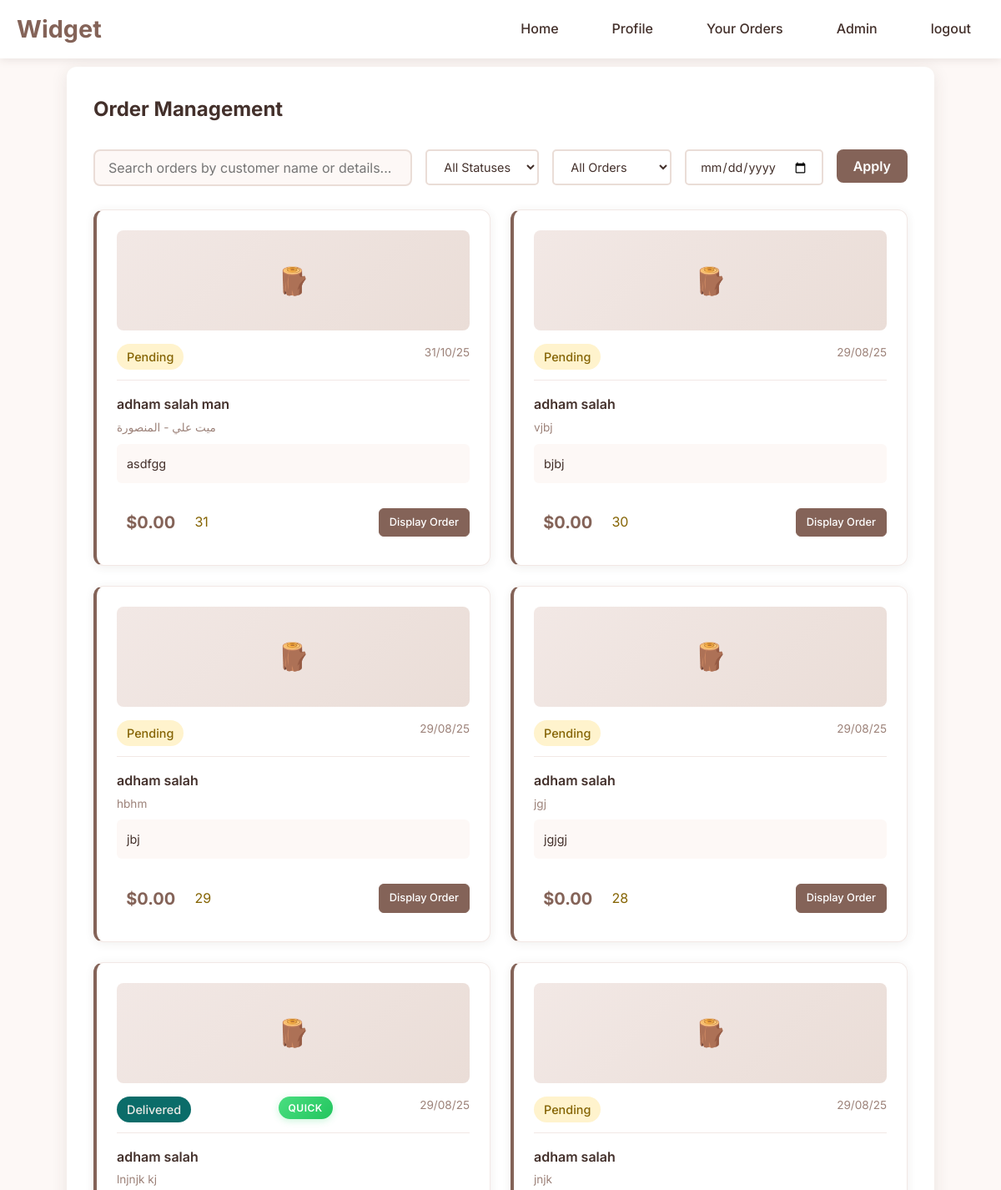
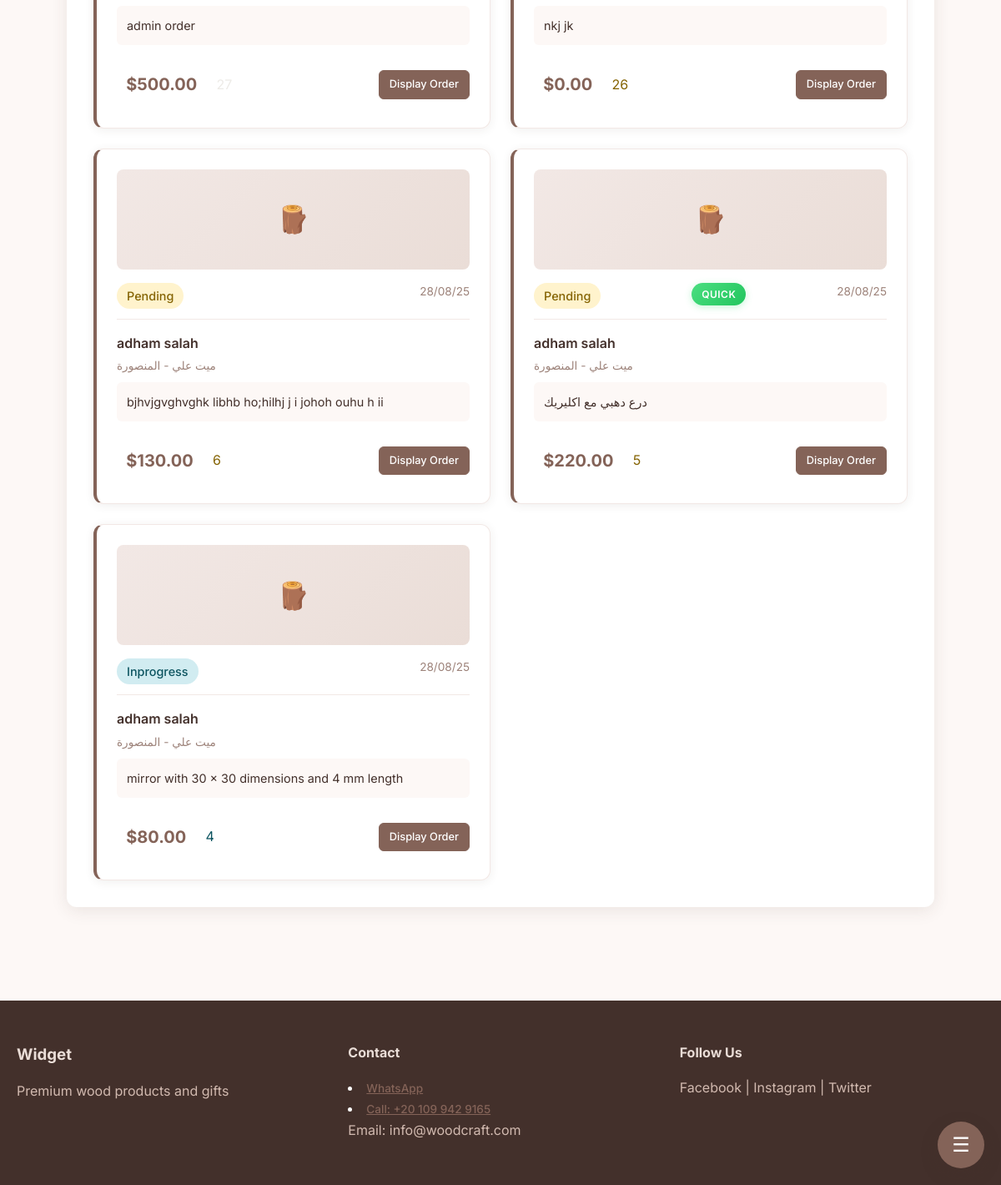
The page /admin-urls/admin-orders/ (signed in) on the database its author committed (2 pictures, top to bottom).
### base/models.py (models this page shows, shortened)
class Order(models.Model):
    STATUS_CHOICES = (
        ('Pending', 'Pending'),
        ('InProgress', 'In Progress'),
        ('Completed', 'Completed'),
        ('Cancelled', 'Cancelled'),
        ('Delivered', 'Delivered'),
    )
    user = models.ForeignKey(User, on_delete=models.CASCADE)
    details = models.TextField()
    image = models.ImageField(upload_to='order_images/', blank=True, null=True)
    full_address = models.CharField(max_length=255, default='', blank=True)
    status = models.CharField(max_length=20, choices=STATUS_CHOICES, default='Pending')
    is_quick = models.BooleanField(default=False)
    price = models.DecimalField(max_digits=10, decimal_places=2, null=True, blank=True, default=0)
    paid = models.DecimalField(max_digits=10, decimal_places=2, default=0)
    deposit = models.IntegerField(null=True, blank=True, default=0)
    due_date = models.DateTimeField(null=True, blank=True)
    created_at = models.DateTimeField(auto_now_add=True)
    updated_at = models.DateTimeField(auto_now=True)
    class Meta:
        ordering = ['-created_at']

class User(AbstractBaseUser, PermissionsMixin):
    full_name = models.CharField(max_length=100, blank=False)
    email = models.EmailField(unique=True)
    phone = PhoneNumberField(region='EG' ,blank=True, null=True)
    is_active = models.BooleanField(default=True)
    is_staff = models.BooleanField(default=False)
    date_joined = models.DateTimeField(auto_now_add=True)
    objects = UserManager()
    USERNAME_FIELD = 'email'
    REQUIRED_FIELDS = ['full_name']

### custom_admin/views.py (the view)
    @login_required
    def _wrapped_view(request, *args, **kwargs):
        if not request.user.is_staff:
            messages.error(request, 'admin access required!!')
            return redirect('home')
        return view_func(request, *args, **kwargs)

### base/services/pagination.py (called while the page is built)
def paginate_queryset(request, queryset, per_page=15, page_param='page'):
    paginator = Paginator(queryset, per_page)
    page = request.GET.get(page_param, 1)
    try:
        page_obj = paginator.page(page)
    except PageNotAnInteger:
        page_obj = paginator.page(1)
    except EmptyPage:
        page_obj = paginator.page(paginator.num_pages)
    params = request.GET.copy()
    if page_param in params:
        params.pop(page_param)
    qs_prefix = urlencode(params, doseq=True)
    if qs_prefix:
        qs_prefix += '&'
    return page_obj, page_obj.object_list, qs_prefix

### custom_admin/views.py (called while the page is built)
def admin_required(view_func):
    @login_required
    def _wrapped_view(request, *args, **kwargs):
        if not request.user.is_staff:
            messages.error(request, 'admin access required!!')
            return redirect('home')
        return view_func(request, *args, **kwargs)
    return _wrapped_view

### custom_admin/templates/admin/admin_orders.html (shortened to what this page needs)
{% extends 'main.html' %}
{% block content %}
<div class="admin-content">
    <div class="admin-section">
        <h3>Order Management</h3>
        <form method="get">
            <div class="admin-controls">
                <input name="q" value="{{ request.GET.q }}" type="text" class="search-box" placeholder="Search orders by customer name or details..." id="orderSearch">
                <select class="filter-select" name="status_filter" id="statusFilter">
                    <option value="">All Statuses</option>
                </select>
                <select class="filter-select" name="quick_filter" id="quickFilter">
                    <option value="">All Orders</option>
                </select>
                <input class="filter-select" type="date" name="date_filter" id="dateFilter" value="{{ request.GET.date_filter }}">
                <button type="submit" class="btn-primary">Apply</button>
            </div>
        </form>
        <div class="admin-cards-container" id="ordersContainer">
            {% for order in orders %}
            <div class="admin-card order-card status-{{order.status}}" data-status="{{order.status}}" data-customer="{{order.user.full_name|lower}}" data-order-id="{{order.id|lower}}">
                <div class="product-image-placeholder">
                    {% if order.image %}
                        <img src="{{order.image.url}}" style="width: 100%; height: 100%; object-fit: cover; border-radius: 8px;">
                    {% else %}
                        🪵
                    {% endif %}
                </div>
                <div class="card-header">
                    <span class="status-badge status-{{order.status}}">{{order.status|title}}</span>
                    {% if order.is_quick %}
                    <span class="quick-badge">Quick</span>
                    {% endif %}
                    <span class="card-date">{{order.created_at|date:"d/m/y"}}</span>
                </div>
                <div class="card-body">
                    <div class="customer-info">
                        <span class="customer-name">{{order.user.full_name}}</span>
                        <span class="customer-email">{{order.full_address}}</span>
                    </div>
                    <div class="product-list">
                        <div class="product-item">{{order.details|truncatewords:10}}</div>
                    </div>
                </div>
                <div class="card-footer">
                    <span class="card-price">${{order.price}}</span>
                    {{order.id}}
                    <div class="card-actions">
                        <a href="{% url 'edit_order' order.id %}" class="card-btn card-btn-edit">Display Order</a>
                    </div>
                </div>
            </div>
            {% endfor %}
        </div>
    </div>
</div>
{% include 'quick_access.html' %}
{% endblock %}

### static/style/style.css (style rules this page uses)
* { margin: 0; padding: 0; box-sizing: border-box; }
body { font-family: 'Inter', sans-serif; line-height: 1.6; color: #43302b; background-color: #fdf8f6; }
.btn-primary { display: inline-block; background-color: #846358; color: white; padding: 12px 30px; text-decoration: none; border-radius: 8px; font-weight: 600; transition: all 0.3s ease; border: none; cursor: pointer; font-size: 1rem; }
.admin-content { max-width: 1300px; margin: 0 auto; padding: 5rem; }
.admin-section { background-color: white; border-radius: 12px; padding: 2rem; margin-bottom: 2rem; box-shadow: 0 4px 20px rgba(67, 48, 43, 0.1); }
.admin-section h3 { color: #43302b; margin-bottom: 1.5rem; font-size: 1.5rem; }
.status-badge { padding: 4px 12px; border-radius: 20px; font-size: 0.9rem; font-weight: 500; }
.status-Pending { background-color: #fff3cd; color: #856404; }
.status-InProgress { background-color: #d1ecf1; color: #0c5460; }
.status-Delivered { background-color: #0b6c69; color: #edebe7; }
.btn-primary { display: inline-block; background-color: #846358; color: white; padding: 10px 20px; margin-bottom: 0.5rem; margin-top: 0.3rem; text-decoration: none; border-radius: 8px; font-weight: 600; transition: all 0.3s ease; border: none; cursor: pointer; font-size: 1rem; font-family: inherit; }
.admin-cards-container { display: grid; grid-template-columns: repeat(auto-fill, minmax(320px, 1fr)); gap: 1.5rem; margin-top: 1rem; }
.admin-card { background: white; border-radius: 12px; padding: 1.5rem; box-shadow: 0 2px 12px rgba(67, 48, 43, 0.08); border: 1px solid #f2e8e5; transition: all 0.3s ease; position: relative; overflow: hidden; }
.card-header { display: flex; justify-content: space-between; align-items: flex-start; margin-bottom: 1rem; padding-bottom: 0.75rem; border-bottom: 1px solid #f2e8e5; }
.card-date { font-size: 0.85rem; color: #846358; opacity: 0.8; }
.card-body { margin-bottom: 1.25rem; }
.card-price { padding: 0.7rem; font-size: 1.25rem; font-weight: 700; color: #846358; }
.card-footer { display: flex; gap: 0.75rem; align-items: center; flex-wrap: wrap; }
.card-actions { display: flex; gap: 0.5rem; margin-left: auto; }
.card-btn { padding: 6px 12px; font-size: 0.8rem; border-radius: 6px; text-decoration: none; font-weight: 500; transition: all 0.3s ease; display: inline-block; text-align: center; }
.card-btn-edit { background-color: #846358; color: white; border: 1px solid #846358; }
.order-card { border-left: 4px solid #846358; }
.customer-info { display: flex; flex-direction: column; gap: 0.25rem; }
.customer-name { font-weight: 600; color: #43302b; }
.customer-email { font-size: 0.85rem; color: #846358; opacity: 0.8; }
.product-list { background: #fdf8f6; padding: 0.75rem; border-radius: 6px; margin: 0.5rem 0; }
.product-item { font-size: 0.9rem; color: #43302b; margin-bottom: 0.25rem; }
.product-item:last-child { margin-bottom: 0; }
.product-image-placeholder { width: 100%; height: 120px; background: linear-gradient(135deg, #f2e8e5 0%, #eaddd7 100%); border-radius: 8px; display: flex; align-items: center; justify-content: center; margin-bottom: 1rem; color: #846358; font-size: 2rem; }
.admin-controls { display: flex; gap: 1rem; margin-bottom: 1.5rem; flex-wrap: wrap; align-items: center; }
.search-box { flex: 1; min-width: 250px; padding: 10px 16px; border: 2px solid #eaddd7; border-radius: 8px; font-size: 1rem; background-color: #fdf8f6; font-family: inherit; }
.filter-select { padding: 10px 16px; border: 2px solid #eaddd7; border-radius: 5px; background-color: white; color: #43302b; font-size: 0.9rem; font-family: inherit; }
.quick-badge { background: linear-gradient(135deg, #4ade80 0%, #22c55e 100%); color: white; padding: 0.25rem 0.75rem; border-radius: 15px; font-size: 0.75rem; font-weight: 600; text-transform: uppercase; letter-spacing: 0.5px; box-shadow: 0 2px 8px rgba(74, 222, 128, 0.3); }

### rows shown on the page
Order: status "Pending", created_at "31/10/25", user.full_name "adham salah man", full_address "ميت علي - المنصورة", details "asdfgg", price "0.00", id "31"
Order: status "Pending", created_at "29/08/25", user.full_name "adham salah", full_address "vjbj", details "bjbj", price "0.00", id "30"
Order: status "Pending", created_at "29/08/25", user.full_name "adham salah", full_address "hbhm", details "jbj", price "0.00", id "29"
Order: status "Pending", created_at "29/08/25", user.full_name "adham salah", full_address "jgj", details "jgjgj", price "0.00", id "28"
Order: status "Delivered", is_quick "QUICK", created_at "29/08/25", user.full_name "adham salah", full_address "lnjnjk kj", details "admin order", price "500.00", id "27"
Order: status "Pending", created_at "29/08/25", user.full_name "adham salah", full_address "jnjk", details "nkj jk", price "0.00", id "26"
Order: status "Pending", created_at "28/08/25", user.full_name "adham salah", full_address "ميت علي - المنصورة", details "bjhvjgvghvghk libhb ho;hilhj j i johoh ouhu h ii", price "130.00", id "6"
Order: status "Pending", is_quick "QUICK", created_at "28/08/25", user.full_name "adham salah", full_address "ميت علي - المنصورة", details "درع دهبي مع اكليريك", price "220.00", id "5"
Order: status "Inprogress", created_at "28/08/25", user.full_name "adham salah", full_address "ميت علي - المنصورة", details "mirror with 30 x 30 dimensions and 4 mm length", price "80.00", id "4"
